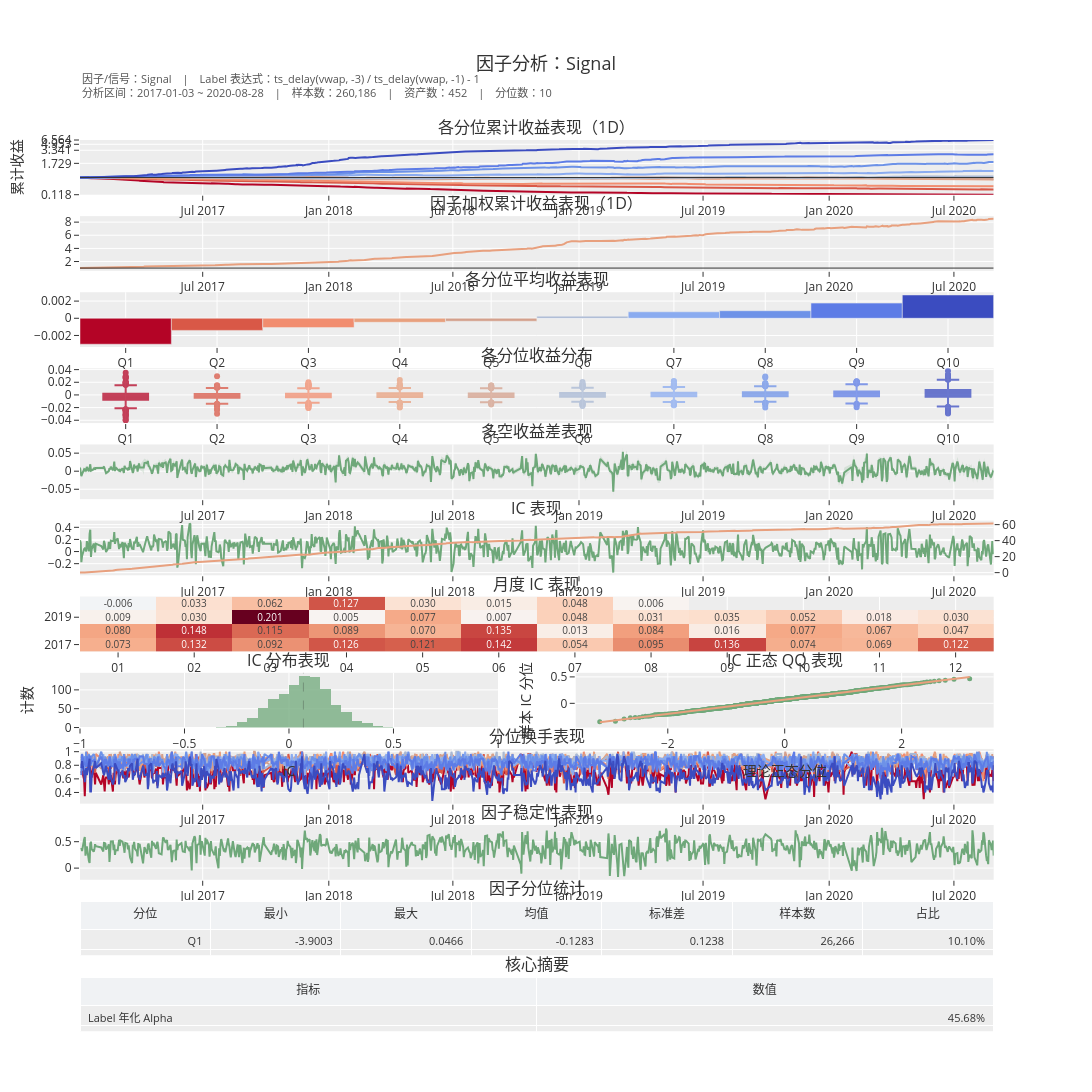

The cell this chart's notebook holds for it:
### Code cell
# 检查信号绩效
dataset.show_signal_performance(signal)

### Figure 1 — Plotly figure (JSON) as saved in the notebook; plotly's stock layout.template omitted (floating-point values rounded to 4 significant figures; data arrays with more than 128 entries replaced by an {"elided": "..."} marker saying what was removed)
{"data": [{"customdata": {"elided": "891 float values"}, "hovertemplate": "日期=%{x}<br>分位=1<br>累计收益=%{customdata:.4f}<extra></extra>", "line": {"color": "#b40426", "width": 2}, "mode": "lines", "name": "1", "showlegend": false, "type": "scatter", "x": {"elided": "891 str values"}, "xaxis": "x", "y": {"elided": "891 float values"}, "yaxis": "y"}, {"customdata": {"elided": "891 float values"}, "hovertemplate": "日期=%{x}<br>分位=2<br>累计收益=%{customdata:.4f}<extra></extra>", "line": {"color": "#d95847", "width": 2}, "mode": "lines", "name": "2", "showlegend": false, "type": "scatter", "x": {"elided": "891 str values"}, "xaxis": "x", "y": {"elided": "891 float values"}, "yaxis": "y"}, {"customdata": {"elided": "891 float values"}, "hovertemplate": "日期=%{x}<br>分位=3<br>累计收益=%{customdata:.4f}<extra></extra>", "line": {"color": "#f18d6f", "width": 2}, "mode": "lines", "name": "3", "showlegend": false, "type": "scatter", "x": {"elided": "891 str values"}, "xaxis": "x", "y": {"elided": "891 float values"}, "yaxis": "y"}, {"customdata": {"elided": "891 float values"}, "hovertemplate": "日期=%{x}<br>分位=4<br>累计收益=%{customdata:.4f}<extra></extra>", "line": {"color": "#e8a07e", "width": 2}, "mode": "lines", "name": "4", "showlegend": false, "type": "scatter", "x": {"elided": "891 str values"}, "xaxis": "x", "y": {"elided": "891 float values"}, "yaxis": "y"}, {"customdata": {"elided": "891 float values"}, "hovertemplate": "日期=%{x}<br>分位=5<br>累计收益=%{customdata:.4f}<extra></extra>", "line": {"color": "#d4a08c", "width": 2}, "mode": "lines", "name": "5", "showlegend": false, "type": "scatter", "x": {"elided": "891 str values"}, "xaxis": "x", "y": {"elided": "891 float values"}, "yaxis": "y"}, {"customdata": {"elided": "891 float values"}, "hovertemplate": "日期=%{x}<br>分位=6<br>累计收益=%{customdata:.4f}<extra></extra>", "line": {"color": "#a8b8d4", "width": 2}, "mode": "lines", "name": "6", "showlegend": false, "type": "scatter", "x": {"elided": "891 str values"}, "xaxis": "x", "y": {"elided": "891 float values"}, "yaxis": "y"}, {"customdata": {"elided": "891 float values"}, "hovertemplate": "日期=%{x}<br>分位=7<br>累计收益=%{customdata:.4f}<extra></extra>", "line": {"color": "#8aabf0", "width": 2}, "mode": "lines", "name": "7", "showlegend": false, "type": "scatter", "x": {"elided": "891 str values"}, "xaxis": "x", "y": {"elided": "891 float values"}, "yaxis": "y"}, {"customdata": {"elided": "891 float values"}, "hovertemplate": "日期=%{x}<br>分位=8<br>累计收益=%{customdata:.4f}<extra></extra>", "line": {"color": "#6d92e8", "width": 2}, "mode": "lines", "name": "8", "showlegend": false, "type": "scatter", "x": {"elided": "891 str values"}, "xaxis": "x", "y": {"elided": "891 float values"}, "yaxis": "y"}, {"customdata": {"elided": "891 float values"}, "hovertemplate": "日期=%{x}<br>分位=9<br>累计收益=%{customdata:.4f}<extra></extra>", "line": {"color": "#5d7ce6", "width": 2}, "mode": "lines", "name": "9", "showlegend": false, "type": "scatter", "x": {"elided": "891 str values"}, "xaxis": "x", "y": {"elided": "891 float values"}, "yaxis": "y"}, {"customdata": {"elided": "891 float values"}, "hovertemplate": "日期=%{x}<br>分位=10<br>累计收益=%{customdata:.4f}<extra></extra>", "line": {"color": "#3b4cc0", "width": 2}, "mode": "lines", "name": "10", "showlegend": false, "type": "scatter", "x": {"elided": "891 str values"}, "xaxis": "x", "y": {"elided": "891 float values"}, "yaxis": "y"}, {"hoverinfo": "skip", "line": {"color": "#333333", "width": 1}, "mode": "lines", "name": "基准=1", "showlegend": false, "type": "scatter", "x": ["2017-01-03T00:00:00", "2020-08-28T00:00:00"], "xaxis": "x", "y": [1.111, 1.111], "yaxis": "y"}, {"hovertemplate": "日期=%{x}<br>累计收益=%{y:.4f}<extra></extra>", "line": {"color": "#E8A07E", "width": 2}, "mode": "lines", "name": "因子加权", "showlegend": false, "type": "scatter", "x": {"elided": "891 str values"}, "xaxis": "x2", "y": {"elided": "891 float values"}, "yaxis": "y2"}, {"hoverinfo": "skip", "hovertemplate": "", "line": {"color": "#333333", "width": 1}, "mode": "lines", "name": "基准=1", "showlegend": false, "type": "scatter", "x": ["2017-01-03T00:00:00.000000000", "2020-08-28T00:00:00.000000000"], "xaxis": "x2", "y": [1.0, 1.0], "yaxis": "y2"}, {"hovertemplate": "分位=%{x}<br>均值=%{y:.4f}<extra></extra>", "marker": {"color": ["#b40426", "#d95847", "#f18d6f", "#e8a07e", "#d4a08c", "#a8b8d4", "#8aabf0", "#6d92e8", "#5d7ce6", "#3b4cc0"]}, "name": "平均 Label 收益", "showlegend": false, "type": "bar", "x": ["Q1", "Q2", "Q3", "Q4", "Q5", "Q6", "Q7", "Q8", "Q9", "Q10"], "xaxis": "x3", "y": [-0.003018, -0.001413, -0.001085, -0.0004712, -0.0003476, 0.0002372, 0.0007543, 0.000879, 0.001765, 0.002713], "yaxis": "y3"}, {"boxmean": false, "fillcolor": "#b40426", "hovertemplate": "分位=%{fullData.name}<br>Label=%{y:.4f}<extra></extra>", "line": {"color": "#b40426"}, "marker": {"color": "#b40426"}, "name": "Q1", "opacity": 0.75, "showlegend": false, "type": "box", "xaxis": "x4", "y": {"elided": "891 float values"}, "yaxis": "y4"}, {"boxmean": false, "fillcolor": "#d95847", "hovertemplate": "分位=%{fullData.name}<br>Label=%{y:.4f}<extra></extra>", "line": {"color": "#d95847"}, "marker": {"color": "#d95847"}, "name": "Q2", "opacity": 0.75, "showlegend": false, "type": "box", "xaxis": "x4", "y": {"elided": "891 float values"}, "yaxis": "y4"}, {"boxmean": false, "fillcolor": "#f18d6f", "hovertemplate": "分位=%{fullData.name}<br>Label=%{y:.4f}<extra></extra>", "line": {"color": "#f18d6f"}, "marker": {"color": "#f18d6f"}, "name": "Q3", "opacity": 0.75, "showlegend": false, "type": "box", "xaxis": "x4", "y": {"elided": "891 float values"}, "yaxis": "y4"}, {"boxmean": false, "fillcolor": "#e8a07e", "hovertemplate": "分位=%{fullData.name}<br>Label=%{y:.4f}<extra></extra>", "line": {"color": "#e8a07e"}, "marker": {"color": "#e8a07e"}, "name": "Q4", "opacity": 0.75, "showlegend": false, "type": "box", "xaxis": "x4", "y": {"elided": "891 float values"}, "yaxis": "y4"}, {"boxmean": false, "fillcolor": "#d4a08c", "hovertemplate": "分位=%{fullData.name}<br>Label=%{y:.4f}<extra></extra>", "line": {"color": "#d4a08c"}, "marker": {"color": "#d4a08c"}, "name": "Q5", "opacity": 0.75, "showlegend": false, "type": "box", "xaxis": "x4", "y": {"elided": "891 float values"}, "yaxis": "y4"}, {"boxmean": false, "fillcolor": "#a8b8d4", "hovertemplate": "分位=%{fullData.name}<br>Label=%{y:.4f}<extra></extra>", "line": {"color": "#a8b8d4"}, "marker": {"color": "#a8b8d4"}, "name": "Q6", "opacity": 0.75, "showlegend": false, "type": "box", "xaxis": "x4", "y": {"elided": "891 float values"}, "yaxis": "y4"}, {"boxmean": false, "fillcolor": "#8aabf0", "hovertemplate": "分位=%{fullData.name}<br>Label=%{y:.4f}<extra></extra>", "line": {"color": "#8aabf0"}, "marker": {"color": "#8aabf0"}, "name": "Q7", "opacity": 0.75, "showlegend": false, "type": "box", "xaxis": "x4", "y": {"elided": "891 float values"}, "yaxis": "y4"}, {"boxmean": false, "fillcolor": "#6d92e8", "hovertemplate": "分位=%{fullData.name}<br>Label=%{y:.4f}<extra></extra>", "line": {"color": "#6d92e8"}, "marker": {"color": "#6d92e8"}, "name": "Q8", "opacity": 0.75, "showlegend": false, "type": "box", "xaxis": "x4", "y": {"elided": "891 float values"}, "yaxis": "y4"}, {"boxmean": false, "fillcolor": "#5d7ce6", "hovertemplate": "分位=%{fullData.name}<br>Label=%{y:.4f}<extra></extra>", "line": {"color": "#5d7ce6"}, "marker": {"color": "#5d7ce6"}, "name": "Q9", "opacity": 0.75, "showlegend": false, "type": "box", "xaxis": "x4", "y": {"elided": "891 float values"}, "yaxis": "y4"}, {"boxmean": false, "fillcolor": "#3b4cc0", "hovertemplate": "分位=%{fullData.name}<br>Label=%{y:.4f}<extra></extra>", "line": {"color": "#3b4cc0"}, "marker": {"color": "#3b4cc0"}, "name": "Q10", "opacity": 0.75, "showlegend": false, "type": "box", "xaxis": "x4", "y": {"elided": "891 float values"}, "yaxis": "y4"}, {"hovertemplate": "日期=%{x}<br>Spread=%{y:.4f}<extra></extra>", "line": {"color": "#6FA87A", "width": 2}, "mode": "lines", "name": "Top−Bottom", "showlegend": false, "type": "scatter", "x": {"elided": "891 str values"}, "xaxis": "x5", "y": {"elided": "891 float values"}, "yaxis": "y5"}, {"fill": "toself", "fillcolor": "rgba(111, 168, 122, 0.18)", "hoverinfo": "skip", "line": {"color": "rgba(0,0,0,0)"}, "name": "Spread 误差带", "showlegend": false, "type": "scatter", "x": {"elided": "1782 str values"}, "xaxis": "x5", "y": {"elided": "1782 float values"}, "yaxis": "y5"}, {"hovertemplate": "日期=%{x}<br>IC=%{y:.4f}<extra></extra>", "line": {"color": "#6FA87A", "width": 2}, "mode": "lines", "name": "日度 IC", "showlegend": false, "type": "scatter", "x": {"elided": "891 str values"}, "xaxis": "x6", "y": {"elided": "891 float values"}, "yaxis": "y6"}, {"hovertemplate": "日期=%{x}<br>累计 IC=%{y:.4f}<extra></extra>", "line": {"color": "#E8A07E", "width": 2}, "mode": "lines", "name": "累计 IC", "showlegend": false, "type": "scatter", "x": {"elided": "891 str values"}, "xaxis": "x6", "y": {"elided": "891 float values"}, "yaxis": "y7"}, {"colorscale": [[0, "rgb(5,48,97)"], [0.1, "rgb(33,102,172)"], [0.2, "rgb(67,147,195)"], [0.3, "rgb(146,197,222)"], [0.4, "rgb(209,229,240)"], [0.5, "rgb(247,247,247)"], [0.6, "rgb(253,219,199)"], [0.7, "rgb(244,165,130)"], [0.8, "rgb(214,96,77)"], [0.9, "rgb(178,24,43)"], [1, "rgb(103,0,31)"]], "hovertemplate": "年=%{y}<br>月=%{x}<br>IC=%{z:.4f}<extra></extra>", "showscale": false, "text": [["0.073", "0.132", "0.092", "0.126", "0.121", "0.142", "0.054", "0.095", "0.136", "0.074", "0.069", "0.122"], ["0.080", "0.148", "0.115", "0.089", "0.070", "0.135", "0.013", "0.084", "0.016", "0.077", "0.067", "0.047"], ["0.009", "0.030", "0.201", "0.005", "0.077", "0.007", "0.048", "0.031", "0.035", "0.052", "0.018", "0.030"], ["-0.006", "0.033", "0.062", "0.127", "0.030", "0.015", "0.048", "0.006", "", "", "", ""]], "texttemplate": "%{text}", "type": "heatmap", "x": ["01", "02", "03", "04", "05", "06", "07", "08", "09", "10", "11", "12"], "xaxis": "x7", "y": ["2017", "2018", "2019", "2020"], "yaxis": "y8", "z": [[0.07334, 0.132, 0.09208, 0.1265, 0.1206, 0.1419, 0.0538, 0.09483, 0.1362, 0.07388, 0.06881, 0.122], [0.07964, 0.1478, 0.1155, 0.08949, 0.06956, 0.1354, 0.01301, 0.08381, 0.01604, 0.07737, 0.06654, 0.04727], [0.009302, 0.02984, 0.2013, 0.005392, 0.07651, 0.006964, 0.04757, 0.03089, 0.03514, 0.05218, 0.01803, 0.02995], [-0.005693, 0.03283, 0.06197, 0.127, 0.02996, 0.01486, 0.04751, 0.005742, null, null, null, null]], "zmid": 0}, {"hovertemplate": "IC=%{x:.4f}<br>计数=%{y}<extra></extra>", "marker": {"color": "#6FA87A"}, "name": "IC 分布", "nbinsx": 40, "opacity": 0.75, "showlegend": false, "type": "histogram", "x": {"elided": "891 float values"}, "xaxis": "x8", "yaxis": "y9"}, {"hovertemplate": "理论=%{x:.4f}<br>样本=%{y:.4f}<extra></extra>", "marker": {"color": "#6FA87A", "size": 5}, "mode": "markers", "name": "样本分位", "showlegend": false, "type": "scatter", "x": {"elided": "891 float values"}, "xaxis": "x9", "y": {"elided": "891 float values"}, "yaxis": "y10"}, {"hoverinfo": "skip", "line": {"color": "#E8A07E", "width": 2}, "mode": "lines", "name": "正态参考线", "showlegend": false, "type": "scatter", "x": [-3.164, 3.164], "xaxis": "x9", "y": [-0.3588, 0.4969], "yaxis": "y10"}, {"hovertemplate": "日期=%{x}<br>分位=1<br>换手率=%{y:.4f}<extra></extra>", "line": {"color": "#b40426", "width": 2}, "mode": "lines", "name": "Q1", "showlegend": false, "type": "scatter", "x": {"elided": "891 str values"}, "xaxis": "x10", "y": {"elided": "891 float values"}, "yaxis": "y11"}, {"hovertemplate": "日期=%{x}<br>分位=2<br>换手率=%{y:.4f}<extra></extra>", "line": {"color": "#d95847", "width": 2}, "mode": "lines", "name": "Q2", "showlegend": false, "type": "scatter", "x": {"elided": "891 str values"}, "xaxis": "x10", "y": {"elided": "891 float values"}, "yaxis": "y11"}, {"hovertemplate": "日期=%{x}<br>分位=3<br>换手率=%{y:.4f}<extra></extra>", "line": {"color": "#f18d6f", "width": 2}, "mode": "lines", "name": "Q3", "showlegend": false, "type": "scatter", "x": {"elided": "891 str values"}, "xaxis": "x10", "y": {"elided": "891 float values"}, "yaxis": "y11"}, {"hovertemplate": "日期=%{x}<br>分位=4<br>换手率=%{y:.4f}<extra></extra>", "line": {"color": "#e8a07e", "width": 2}, "mode": "lines", "name": "Q4", "showlegend": false, "type": "scatter", "x": {"elided": "891 str values"}, "xaxis": "x10", "y": {"elided": "891 float values"}, "yaxis": "y11"}, {"hovertemplate": "日期=%{x}<br>分位=5<br>换手率=%{y:.4f}<extra></extra>", "line": {"color": "#d4a08c", "width": 2}, "mode": "lines", "name": "Q5", "showlegend": false, "type": "scatter", "x": {"elided": "891 str values"}, "xaxis": "x10", "y": {"elided": "891 float values"}, "yaxis": "y11"}, {"hovertemplate": "日期=%{x}<br>分位=6<br>换手率=%{y:.4f}<extra></extra>", "line": {"color": "#a8b8d4", "width": 2}, "mode": "lines", "name": "Q6", "showlegend": false, "type": "scatter", "x": {"elided": "891 str values"}, "xaxis": "x10", "y": {"elided": "891 float values"}, "yaxis": "y11"}, {"hovertemplate": "日期=%{x}<br>分位=7<br>换手率=%{y:.4f}<extra></extra>", "line": {"color": "#8aabf0", "width": 2}, "mode": "lines", "name": "Q7", "showlegend": false, "type": "scatter", "x": {"elided": "891 str values"}, "xaxis": "x10", "y": {"elided": "891 float values"}, "yaxis": "y11"}, {"hovertemplate": "日期=%{x}<br>分位=8<br>换手率=%{y:.4f}<extra></extra>", "line": {"color": "#6d92e8", "width": 2}, "mode": "lines", "name": "Q8", "showlegend": false, "type": "scatter", "x": {"elided": "891 str values"}, "xaxis": "x10", "y": {"elided": "891 float values"}, "yaxis": "y11"}, {"hovertemplate": "日期=%{x}<br>分位=9<br>换手率=%{y:.4f}<extra></extra>", "line": {"color": "#5d7ce6", "width": 2}, "mode": "lines", "name": "Q9", "showlegend": false, "type": "scatter", "x": {"elided": "891 str values"}, "xaxis": "x10", "y": {"elided": "891 float values"}, "yaxis": "y11"}, {"hovertemplate": "日期=%{x}<br>分位=10<br>换手率=%{y:.4f}<extra></extra>", "line": {"color": "#3b4cc0", "width": 2}, "mode": "lines", "name": "Q10", "showlegend": false, "type": "scatter", "x": {"elided": "891 str values"}, "xaxis": "x10", "y": {"elided": "891 float values"}, "yaxis": "y11"}, {"hovertemplate": "日期=%{x}<br>自相关=%{y:.4f}<extra></extra>", "line": {"color": "#6FA87A", "width": 2}, "mode": "lines", "name": "秩自相关", "showlegend": false, "type": "scatter", "x": {"elided": "891 str values"}, "xaxis": "x11", "y": {"elided": "891 float values"}, "yaxis": "y12"}, {"cells": {"align": "right", "font": {"color": "#333333", "size": 11}, "values": [["Q1", "Q2", "Q3", "Q4", "Q5", "Q6", "Q7", "Q8", "Q9", "Q10"], ["-3.9003", "-0.5712", "-0.4503", "-0.3316", "-0.2449", "-0.1710", "-0.1092", "-0.0751", "-0.0399", "-0.0058"], ["0.0466", "0.0784", "0.1034", "0.1317", "0.1553", "0.1797", "0.1989", "0.2285", "0.2724", "2.5470"], ["-0.1283", "-0.0615", "-0.0369", "-0.0188", "-0.0038", "0.0102", "0.0244", "0.0408", "0.0635", "0.1226"], ["0.1238", "0.0353", "0.0313", "0.0291", "0.0284", "0.0282", "0.0291", "0.0313", "0.0360", "0.0775"], ["26,266", "26,037", "25,950", "25,965", "26,091", "25,753", "25,906", "26,009", "25,972", "26,237"], ["10.10%", "10.01%", "9.97%", "9.98%", "10.03%", "9.90%", "9.96%", "10.00%", "9.98%", "10.08%"]]}, "domain": {"x": [0, 0.94], "y": [0.08533, 0.1467]}, "header": {"align": "center", "fill": {"color": "#F0F2F4"}, "font": {"color": "#333333", "size": 12}, "values": ["分位", "最小", "最大", "均值", "标准差", "样本数", "占比"]}, "type": "table"}, {"cells": {"align": ["left", "right"], "font": {"color": "#333333", "size": 11}, "values": [["Label 年化 Alpha", "Label Beta", "IC 均值", "IC 标准差", "IC IR", "IC 偏度", "IC 超额峰度", "Jarque-Bera 统计量", "Jarque-Bera p 值", "Top−Bottom Spread 均值"], ["45.68%", "0.0294", "0.0691", "0.1350", "0.5118", "-0.0409", "-0.0887", "0.5407", "0.7631", "0.57%"]]}, "domain": {"x": [0, 0.94], "y": [0, 0.06133]}, "header": {"align": "center", "fill": {"color": "#F0F2F4"}, "font": {"color": "#333333", "size": 12}, "values": ["指标", "数值"]}, "type": "table"}], "layout": {"annotations": [{"font": {"size": 16}, "showarrow": false, "text": "各分位累计收益表现（1D）", "x": 0.47, "xanchor": "center", "xref": "paper", "y": 1, "yanchor": "bottom", "yref": "paper"}, {"font": {"size": 16}, "showarrow": false, "text": "因子加权累计收益表现（1D）", "x": 0.47, "xanchor": "center", "xref": "paper", "y": 0.9147, "yanchor": "bottom", "yref": "paper"}, {"font": {"size": 16}, "showarrow": false, "text": "各分位平均收益表现", "x": 0.47, "xanchor": "center", "xref": "paper", "y": 0.8293, "yanchor": "bottom", "yref": "paper"}, {"font": {"size": 16}, "showarrow": false, "text": "各分位收益分布", "x": 0.47, "xanchor": "center", "xref": "paper", "y": 0.744, "yanchor": "bottom", "yref": "paper"}, {"font": {"size": 16}, "showarrow": false, "text": "多空收益差表现", "x": 0.47, "xanchor": "center", "xref": "paper", "y": 0.6587, "yanchor": "bottom", "yref": "paper"}, {"font": {"size": 16}, "showarrow": false, "text": "IC 表现", "x": 0.47, "xanchor": "center", "xref": "paper", "y": 0.5733, "yanchor": "bottom", "yref": "paper"}, {"font": {"size": 16}, "showarrow": false, "text": "月度 IC 表现", "x": 0.47, "xanchor": "center", "xref": "paper", "y": 0.488, "yanchor": "bottom", "yref": "paper"}, {"font": {"size": 16}, "showarrow": false, "text": "IC 分布表现", "x": 0.215, "xanchor": "center", "xref": "paper", "y": 0.4027, "yanchor": "bottom", "yref": "paper"}, {"font": {"size": 16}, "showarrow": false, "text": "IC 正态 QQ 表现", "x": 0.725, "xanchor": "center", "xref": "paper", "y": 0.4027, "yanchor": "bottom", "yref": "paper"}, {"font": {"size": 16}, "showarrow": false, "text": "分位换手表现", "x": 0.47, "xanchor": "center", "xref": "paper", "y": 0.3173, "yanchor": "bottom", "yref": "paper"}, {"font": {"size": 16}, "showarrow": false, "text": "因子稳定性表现", "x": 0.47, "xanchor": "center", "xref": "paper", "y": 0.232, "yanchor": "bottom", "yref": "paper"}, {"font": {"size": 16}, "showarrow": false, "text": "因子分位统计", "x": 0.47, "xanchor": "center", "xref": "paper", "y": 0.1467, "yanchor": "bottom", "yref": "paper"}, {"font": {"size": 16}, "showarrow": false, "text": "核心摘要", "x": 0.47, "xanchor": "center", "xref": "paper", "y": 0.06133, "yanchor": "bottom", "yref": "paper"}, {"align": "left", "font": {"color": "#555555", "size": 11}, "showarrow": false, "text": "因子/信号：Signal　|　Label 表达式：ts_delay(vwap, -3) / ts_delay(vwap, -1) - 1<br>分析区间：2017-01-03 ~ 2020-08-28　|　样本数：260,186　|　资产数：452　|　分位数：10", "x": 0, "xref": "paper", "y": 1.08, "yref": "paper"}], "font": {"color": "#333333"}, "height": 5200, "hovermode": "x unified", "margin": {"b": 60, "r": 40, "t": 140}, "shapes": [{"line": {"color": "#333333", "dash": "dash", "width": 1}, "type": "line", "x0": 0.06909, "x1": 0.06909, "xref": "x8", "y0": 0, "y1": 1, "yref": "y9 domain"}], "showlegend": false, "title": {"font": {"color": "#333333", "size": 18}, "text": "因子分析：Signal", "x": 0.5, "xanchor": "center"}, "width": 1280, "xaxis": {"anchor": "y", "domain": [0, 0.94], "showgrid": true}, "xaxis10": {"anchor": "y11", "domain": [0, 0.94], "showgrid": true}, "xaxis11": {"anchor": "y12", "domain": [0, 0.94], "showgrid": true}, "xaxis2": {"anchor": "y2", "domain": [0, 0.94], "showgrid": true}, "xaxis3": {"anchor": "y3", "domain": [0, 0.94], "showgrid": true}, "xaxis4": {"anchor": "y4", "domain": [0, 0.94], "showgrid": true}, "xaxis5": {"anchor": "y5", "domain": [0, 0.94], "showgrid": true}, "xaxis6": {"anchor": "y6", "domain": [0, 0.94], "showgrid": true}, "xaxis7": {"anchor": "y8", "domain": [0, 0.94]}, "xaxis8": {"anchor": "y9", "domain": [0, 0.43], "range": [-1, 1], "showgrid": true, "title": {"text": "IC"}}, "xaxis9": {"anchor": "y10", "domain": [0.51, 0.94], "showgrid": true, "title": {"text": "理论正态分位"}}, "yaxis": {"anchor": "x", "domain": [0.9387, 1], "range": [0.1309, 3.255], "showgrid": true, "tickmode": "array", "ticktext": ["0.118", "1.729", "3.341", "4.953", "6.564"], "tickvals": [0.1309, 1.922, 2.668, 3.01, 3.255], "title": {"text": "累计收益"}, "type": "linear"}, "yaxis10": {"anchor": "x9", "domain": [0.3413, 0.4027], "showgrid": true, "title": {"text": "样本 IC 分位"}}, "yaxis11": {"anchor": "x10", "domain": [0.256, 0.3173], "showgrid": true}, "yaxis12": {"anchor": "x11", "domain": [0.1707, 0.232], "showgrid": true}, "yaxis2": {"anchor": "x2", "domain": [0.8533, 0.9147], "showgrid": true}, "yaxis3": {"anchor": "x3", "domain": [0.768, 0.8293], "showgrid": true}, "yaxis4": {"anchor": "x4", "domain": [0.6827, 0.744], "showgrid": true}, "yaxis5": {"anchor": "x5", "domain": [0.5973, 0.6587], "showgrid": true}, "yaxis6": {"anchor": "x6", "domain": [0.512, 0.5733], "showgrid": true}, "yaxis7": {"anchor": "x6", "overlaying": "y6", "showgrid": true, "side": "right"}, "yaxis8": {"anchor": "x7", "domain": [0.4267, 0.488]}, "yaxis9": {"anchor": "x8", "domain": [0.3413, 0.4027], "showgrid": true, "title": {"text": "计数"}}}}
